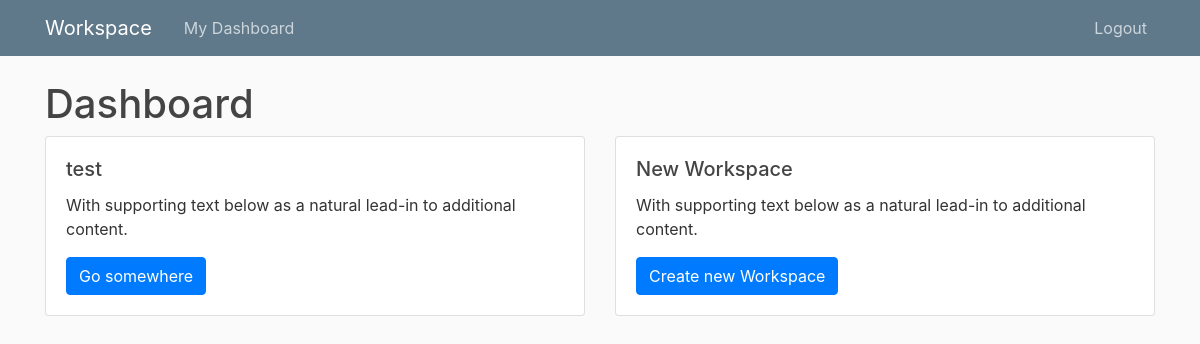
Page /dashboard/ (signed in) on the earlier database version.
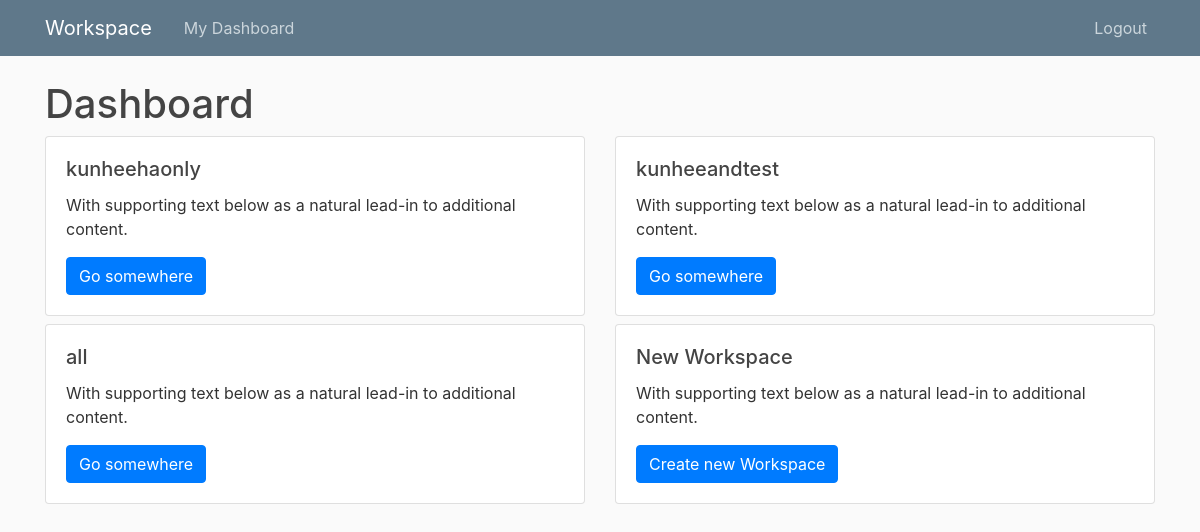
Same page on the later database version.
### workspace/models.py (models this page shows)
class Workspace(models.Model):
    title = models.CharField(max_length=100)
    users = models.ManyToManyField(User)

### workspace/views.py (the view)
# urls.py: path('dashboard/', DashboardListView.as_view(), name='user-dashboard'),
class DashboardListView(LoginRequiredMixin, ListView):
    model = Workspace
    template_name = 'workspace/dashboard.html'
    context_object_name = 'workspaces'
    def get_queryset(self):
        dashuser = self.request.user
        return Workspace.objects.filter(users=dashuser)

### workspace/templates/workspace/dashboard.html (shortened to what this page needs)
{% extends 'workspace/base.html' %}
{% block content %}
	<h1>Dashboard</h1>
	<div class="row">
		{% for workspace in workspaces %}
		  <div class="col-sm-6 mb-2">
		    <div class="card">
		      <div class="card-body">
		        <h5 class="card-title">{{ workspace.title }}</h5>
		        <p class="card-text">With supporting text below as a natural lead-in to additional content.</p>
		        <a href="#" class="btn btn-primary">Go somewhere</a>
		      </div>
		    </div>
		  </div>
	  {% endfor %}
  	<div class="col-sm-6 mb-2">
	    <div class="card">
	      <div class="card-body">
	        <h5 class="card-title">New Workspace</h5>
	        <p class="card-text">With supporting text below as a natural lead-in to additional content.</p>
	        <a href="#" class="btn btn-primary">Create new Workspace</a>
	      </div>
	    </div>
	  </div>
	</div>
{% endblock %}

### workspace/templates/workspace/base.html (shortened to what this page needs)
{% load static %}
<!DOCTYPE html>
<html lang="en">
  <head>
    <link rel="stylesheet" href="https://stackpath.bootstrapcdn.com/bootstrap/4.3.1/css/bootstrap.min.css">
    <link rel="stylesheet" type="text/css" href="{% static 'workspace/main.css' %}">
  </head>
  <body>
	 <header class="site-header">
	  <nav class="navbar navbar-expand-md navbar-dark bg-steel fixed-top">
	    <div class="container">
	      <a class="navbar-brand mr-4" href="/">Workspace</a>
	      <div class="collapse navbar-collapse" id="navbarToggle">
	        <div class="navbar-nav mr-auto">
	          <a class="nav-item nav-link" href="{% url 'user-dashboard' %}">My Dashboard</a>
	        </div>
	        <div class="navbar-nav">
	        		<a class="nav-item nav-link" href="{% url 'logout' %}">Logout</a>
	        </div>
	      </div>
	    </div>
	  </nav>
	</header>
	<main role="main" class="container">
	  <div class="row">
	    <div class="col-md-12">
	      {% block content %}{% endblock %}
	    </div>
	  </div>
	</main>
  </body>
</html>

### workspace/static/workspace/main.css (style rules this page uses)
body { background: #fafafa; color: #333333; margin-top: 5rem; }
h1, h2, h3, h4, h5, h6 { color: #444444; }
.bg-steel { background-color: #5f788a; }
.site-header .navbar-nav .nav-link { color: #cbd5db; }

Differences in the rows shown:
removed Workspace: title "test"
added Workspace: title "kunheehaonly"
added Workspace: title "kunheeandtest"
added Workspace: title "all"
